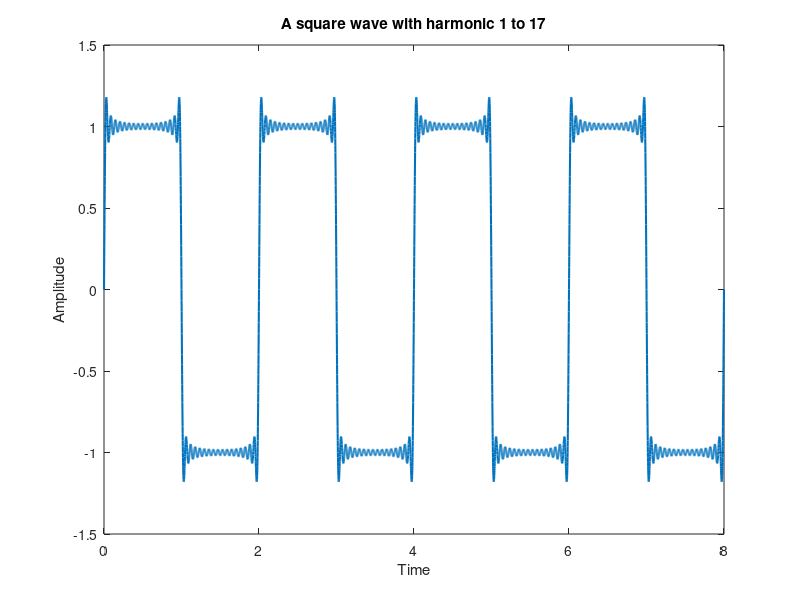

Write MATLAB code to recreate this figure.
clc
clear all
close all
ff=0.5;
fs=1000;
t=0:1/fs:8;
A=4/pi;
har1=A*sin(2*pi*ff*t);
for k=3:2:34
    A=4/(pi*k);
    har2=A*sin(2*pi*ff*t*k);
    har1=har1+har2;
end
plot(t,har1,'linewidth',1.5);
title('A square wave with harmonic 1 to 17');
xlabel('Time');
ylabel('Amplitude');
